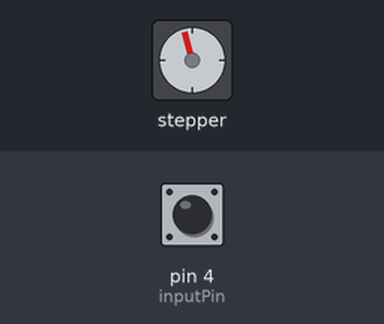
Recording of a sketch running on a simulated Arduino Uno, built with avr-gcc and run on an emulated ATmega328P. Shown: stepper motor. The inputs (shaded band) are chosen by the test bench; at power-on: pin 4 (inputPin) HIGH. The local clock reads 2024-03-15 10:24:30 at power-on unless the sketch sets it; stepper angles assume 2038 steps per turn.

Above: at 0.8 s.
0.9 s: pin 4 (inputPin) pulled LOW for 0.15 s
At 16.38 s:
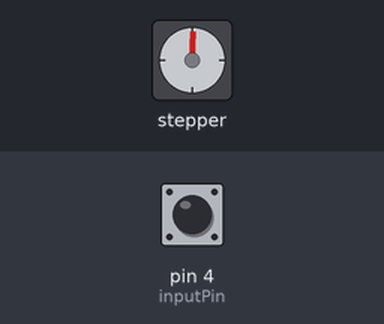
At 16.99 s:
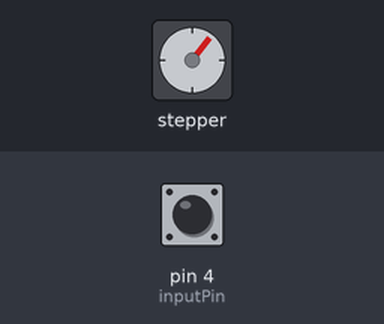
Timing chart, 0 to 18.0 s (numbered marks = the images above; inputs shaded):
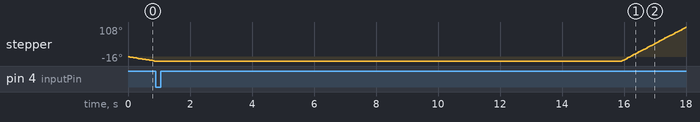

The sketch:

porte_loop_5min.ino
```cpp
#include <RTClib.h>
#include <Dusk2Dawn.h>
#include <LowPower.h>

#include <Stepper.h>
#define motorPin1 8   // IN1 on the ULN2003 driver
#define motorPin2 9   // IN2 on the ULN2003 driver
#define motorPin3 10  // IN3 on the ULN2003 driver
#define motorPin4 11  // IN4 on the ULN2003 driver

#define STEPS_TOUR 2038  //le nombre d'etape pour faire 1 tour  le moteur en full-step mode fait 2048 en half step mode 4096
Stepper myStepper(STEPS_TOUR, motorPin1, motorPin3, motorPin2, motorPin4);
float nb_tours = 2.5;
int limite = nb_tours * STEPS_TOUR;
#define inputPin 4

RTC_DS3231 rtc;
Dusk2Dawn geneve(46.1200, 6.0900, 1);
bool isOpen = false;

int statepin1;
int statepin2;
int statepin3;
int statepin4;

void setup() {
  //control time
  rtc.begin();
  //reset / homing
  pinMode(inputPin, INPUT_PULLUP);
  while (digitalRead(inputPin) == HIGH && limite > 0) {
    myStepper.step(-1);
    limite--;
    delay(10);
  }

  myStepper.setSpeed(10);
  isOpen = false;
  motorOff();
}

void loop() {
  DateTime now = rtc.now();
  int matin = geneve.sunrise(now.year(), now.month(), now.day(), false);
  int soir = geneve.sunset(now.year(), now.month(), now.day(), false);
  int minToday = now.hour() * 60 + now.minute();

  //  if (now.minute() % 5 == 1 && isOpen) {
  delay(15000);
  motorOn();
  myStepper.step(nb_tours * STEPS_TOUR);
  isOpen = !isOpen;
  motorOff();
  // }
  delay(10000);
  // else if (now.minute() % 5 == 4 && isOpen == false) {
  motorOn();
  myStepper.step(nb_tours * STEPS_TOUR * -1);
  isOpen = !isOpen;
  motorOff();
  // }


  pause();
}

void pause() {
  //pause 1 min
  for (int i = 0; i < 8; i++) {
    // LowPower.powerDown(SLEEP_8S, ADC_OFF, BOD_OFF);
    LowPower.idle(SLEEP_8S, ADC_OFF, TIMER2_OFF, TIMER1_OFF, TIMER0_OFF,
                  SPI_OFF, USART0_OFF, TWI_OFF);
  }
  for (int i = 0; i < 2; i++) {

    LowPower.powerDown(SLEEP_8S, ADC_OFF, BOD_OFF);
  }
}

void motorOff() {
  statepin1 = digitalRead(motorPin1);
  statepin2 = digitalRead(motorPin2);
  statepin3 = digitalRead(motorPin3);
  statepin4 = digitalRead(motorPin4);

  digitalWrite(motorPin1, LOW);
  digitalWrite(motorPin2, LOW);
  digitalWrite(motorPin3, LOW);
  digitalWrite(motorPin4, LOW);
}
void motorOn() {
  digitalWrite(motorPin1, statepin1);
  digitalWrite(motorPin2, statepin2);
  digitalWrite(motorPin3, statepin3);
  digitalWrite(motorPin4, statepin4);
  delay(10);
}
```
